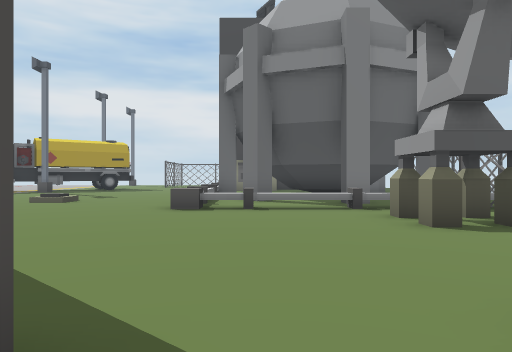
view 1 (above)

15 first-person views from a walk through a scene from a Unity 3-D project. The camera is 1.4 m above the floor, looks level and sees 70° across. The floor is counted in squares, 2 m on a side. Each view is taken from the middle of a square. On the plan, view 1 faces up. The plan holds only what a view shows up to about 11 squares ahead; the rest is blank. The place goes on beyond the plan. Some animated figures are not drawn.

view 2
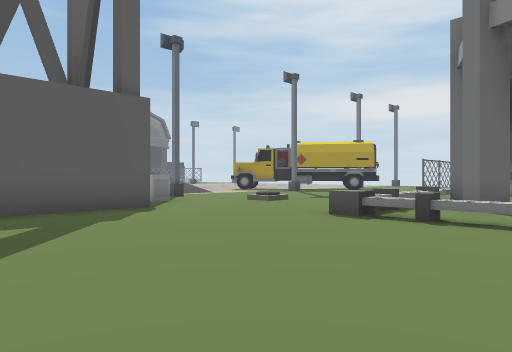

view 3
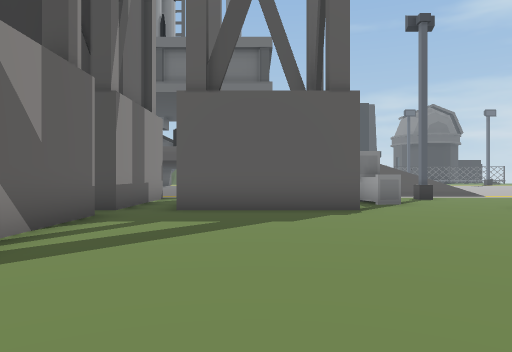

view 4
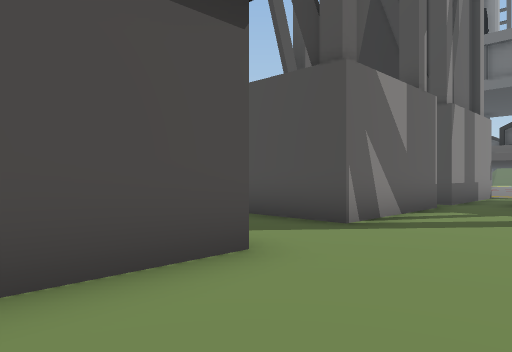

view 5
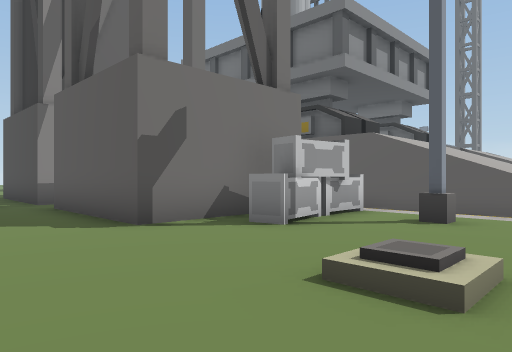

view 6
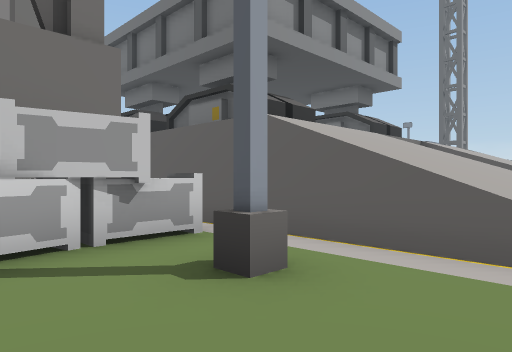

view 7
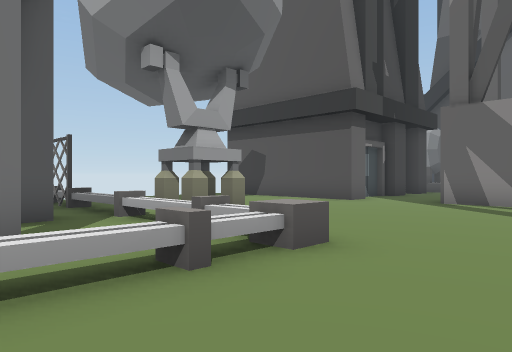

view 8
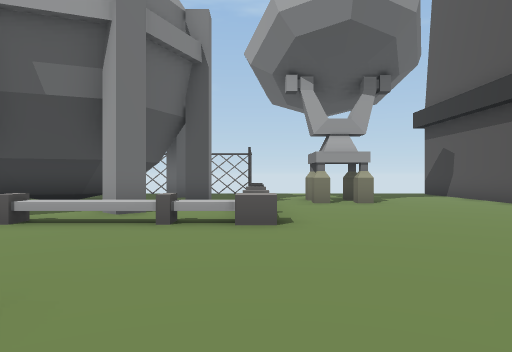

view 9
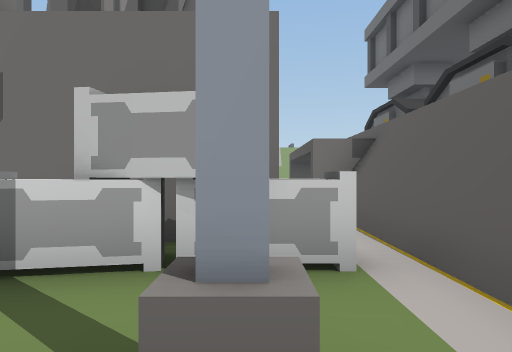

view 10
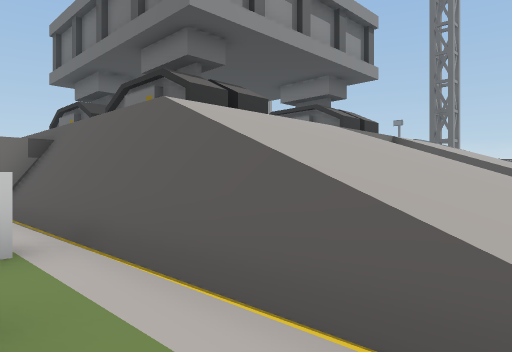

view 11
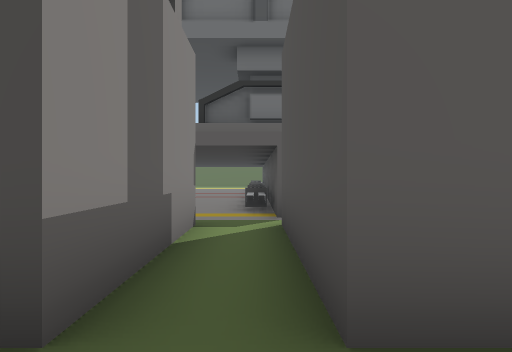

view 12
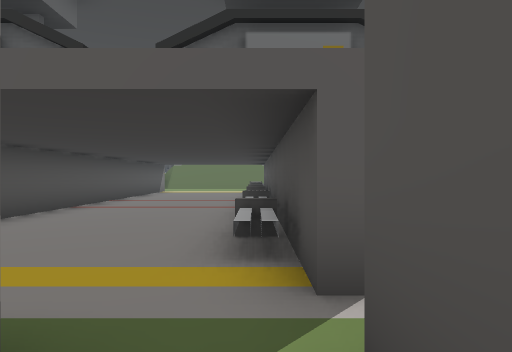

view 13
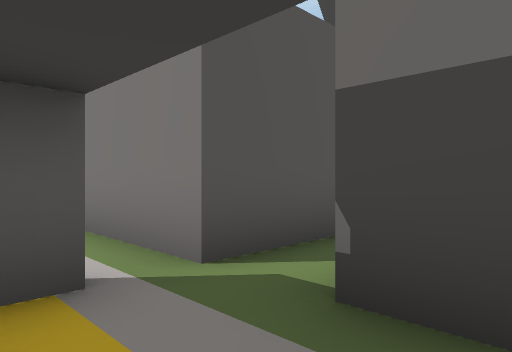

view 14
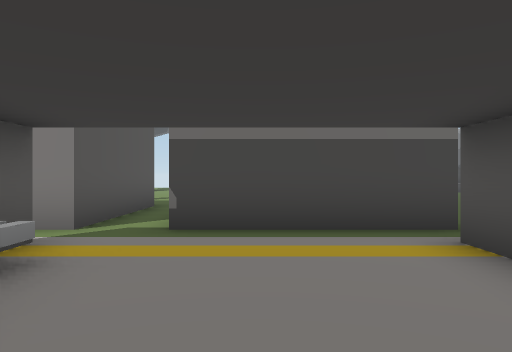

view 15
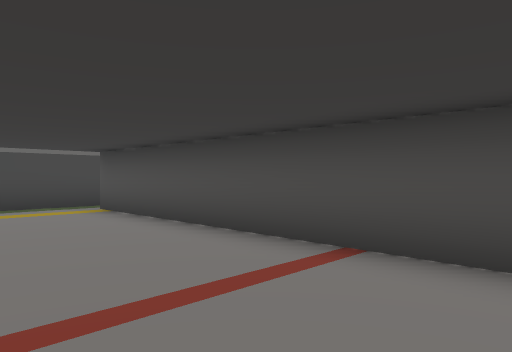

### Floor plan
Key: @ floor where view 1 was taken; # wall or solid block; . main floor; : floor 3.75 m higher than the main floor; / step, stairs or slope; = window, fence, low wall or low ledge; ^ raised ledge; v drop or lower ground; P pipe; O other object.
Columns run from 21 left of view 1 to 4 right of it. Each row starts with its distance up from view 1.
 11          //........^^#
 10       /////........^^#.#
  9 ///  v////=.#......^^..##
  8 ///  v////#........PP^^^^^
  7  //   ////#.OOO...........
  6           #.####........##
  5       ::  #.#  #........##
  4       ##  #.#  #..........
  3        #  #.####..........
  2       ^^///...............
  1   ..........####.####..###
  0   ..........#  #.   #@.
 -1   ..........#  #.   #
 -2   ////..//..#  #.
 -3       ##  #

Positions as (right, up) in squares from view 1, and headings:
1: (0, 0), facing up
2: (2, 2), facing up-left
3: (2, 4), facing left
4: (4, 4), facing down-left
5: (-3, 11), facing down-left
6: (-7, 11), facing down-left
7: (-4, 11), facing down-right
8: (-7, 8), facing right
9: (-9, 10), facing down
10: (-9, 11), facing down-left
11: (-4, 2), facing left
12: (-8, 2), facing left
13: (-11, 0), facing up-right
14: (-14, 0), facing right
15: (-18, 1), facing down-right
